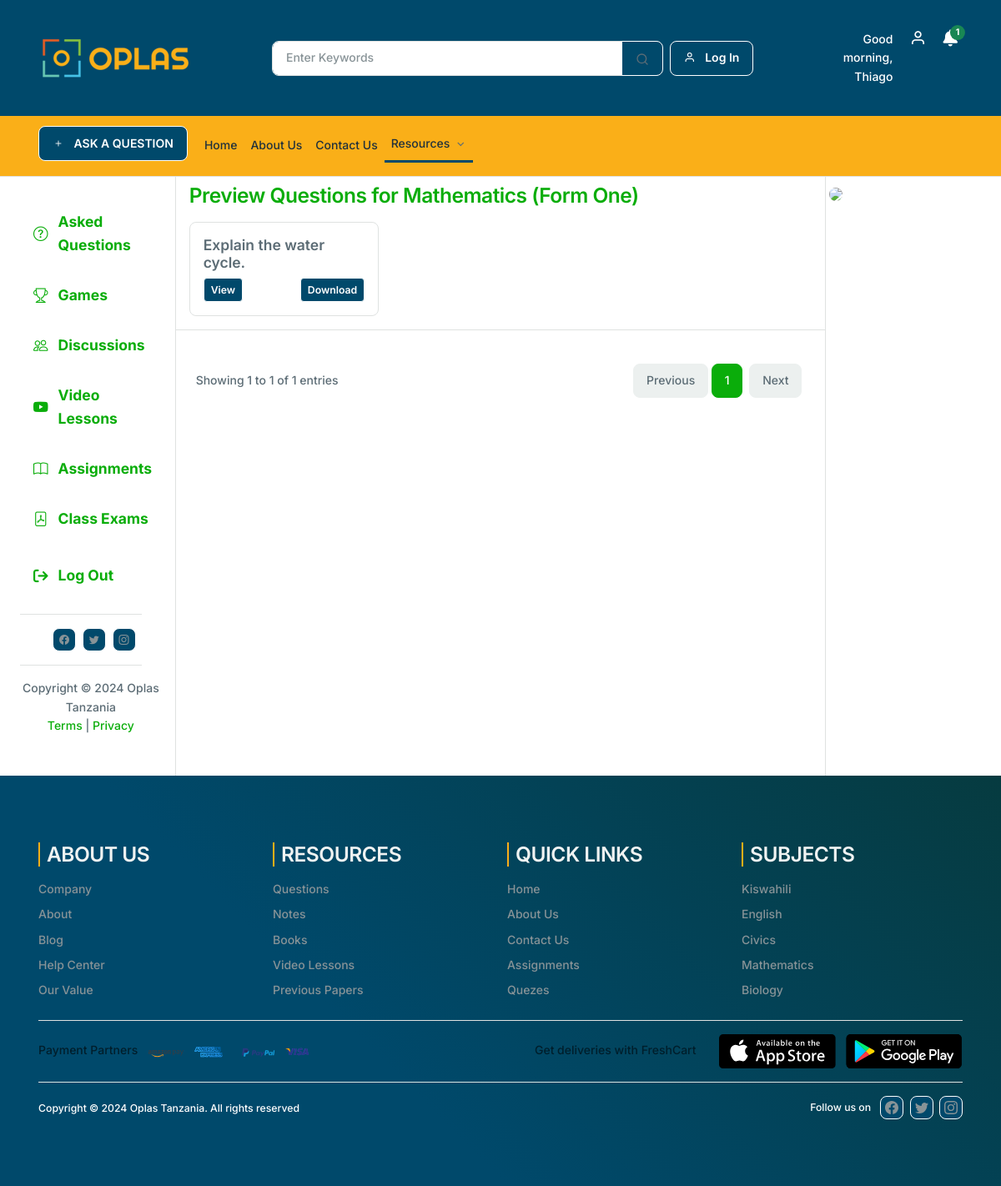
Page /questions-list/1/1/ (signed in) on the committed database.
### base/models.py (models this page shows, shortened)
class Subjects(models.Model):
    SubjectName = models.CharField(max_length=100, verbose_name='Subject Name')
    CreatedDate = models.DateTimeField(auto_now_add=True, verbose_name='Create Date')
    ModifiedDate = models.DateTimeField(auto_now=True, verbose_name='Modified Date')
    display_fields = ['SubjectName', 'CreatedDate','ModifiedDate']
    class Meta:
        verbose_name = 'Subject'
        verbose_name_plural = 'Subjects'

class SchoolLevels(models.Model):
    LevelName = models.CharField(max_length=100, verbose_name='Level Name')
    level_order = models.IntegerField(unique=True, verbose_name='Level Order')
    CreatedDate = models.DateTimeField(auto_now_add=True, verbose_name='Create Date')
    ModifiedDate = models.DateTimeField(auto_now=True, verbose_name='Modified Date')
    display_fields = ['LevelName','CreatedDate','ModifiedDate']
    class Meta:
        verbose_name = 'School Level'
        verbose_name_plural = 'School Levels'

class Questions(models.Model):
    QuestionName = models.TextField(verbose_name='Question Name')
    QuestionBy = models.ForeignKey(Teachers, on_delete=models.CASCADE, related_name='questionby', verbose_name='Question By')
    LevelName = models.ForeignKey(SchoolLevels, on_delete=models.CASCADE, verbose_name='Level Name')
    SubjectName = models.ForeignKey(Subjects, on_delete=models.CASCADE, verbose_name='Subject Name')
    IsApproved = models.BooleanField(verbose_name='Is Approved')
    ApprovedBy = models.ForeignKey(Teachers, on_delete=models.CASCADE, related_name= 'approvedby', verbose_name='Approved By')
    views = models.PositiveIntegerField(default=0)
    CreatedDate = models.DateTimeField(auto_now_add=True, verbose_name='Create Date')
    ModifiedDate = models.DateTimeField(auto_now=True, verbose_name='Modified Date')
    display_fields = ['QuestionName','QuestionBy','LevelName','SubjectName','IsApproved','ApprovedBy','CreatedDate','ModifiedDate']
    class Meta:
        verbose_name = 'Question'
        verbose_name_plural = 'Questions'

### base/views.py (the view)
# urls.py: path("questions-list/<int:subject_id>/<int:class_level_id>/", views.questions_view, name="questions-list"),
@login_required(login_url='home')
def questions_view(request, subject_id, class_level_id):
    sitename = "QUESTIONS | OPLAS TANZANIA"
    page_name = 'Resources'
    subject = Subjects.objects.get(id=subject_id)
    class_level = SchoolLevels.objects.get(id=class_level_id)
    questions = Questions.objects.filter(SubjectName=subject, LevelName=class_level)
    paginator = Paginator(questions, 12)
    page_number = request.GET.get('page')
    try:
        questions = paginator.page(page_number)
    except PageNotAnInteger:
        questions = paginator.page(1)
    except EmptyPage:
        questions = paginator.page(paginator.num_pages)
    context = {
        'sitename': sitename,
        'page_name': page_name,
        'questions': questions,
        'subject': subject,
        'class_level': class_level,
}
    return render(request, 'base/questions-resources.html', context)

### base/context_processors.py (called while the page is built)
def subject_context(request):
    subjects_context = Subjects.objects.all()
    return {'subjects_context': subjects_context}

def notifications_context(request):
    notifications = None
    if request.user.is_authenticated:
        try:
            notifications = request.user.notifications.all()
            unread_notifications = notifications.filter(is_read=False)
            if unread_notifications.exists():
                unread_notifications.update(is_read=True)
        except Notification.DoesNotExist:
            notifications = None
    return {'notifications': notifications}

def SubjectImage(request):
    subject_image = WebImages.objects.filter(ImageTitle='Subject').first()
    return {'subject_image': subject_image}

def NotesImage(request):
    notes_image = WebImages.objects.filter(ImageTitle='Notes').first()
    return {'notes_image': notes_image}

def BooksImage(request):
    book_image = WebImages.objects.filter(ImageTitle='Books').first()
    return {'book_image': book_image}

def PaperImage(request):
    paper_image = WebImages.objects.filter(ImageTitle='Paper').first()
    return {'paper_image': paper_image}

def RightAds(request):
    ads = WebImages.objects.filter(ImageTitle='Ads').first()
    return {'ads': ads}

def CarouselImages(request):
    carousel_images = WebImages.objects.filter(ImageTitle='Carousel').order_by('-id')
    return {'carousel_images': carousel_images}

### base/templates/base/questions-resources.html
{% extends 'main.html' %}
{% load static %}
{% block content %}
<section class="mt-2 col-sm-12 col-lg-8 col-md-8 col-xxl-8">
   <div class="container">
      <h3 class="mb-4" style="color: #0aad0a;">Preview Questions for {{ subject.SubjectName }} ({{ class_level.LevelName }}) </h3>
      {% if questions %}
         <div class="row">
            {% for question in questions %}
               <div class="col-md-4">
                  <div class="card mb-4">
                     <div class="card-body">
                        <h5 class="card-title">{{ question.QuestionName }}</h5>
                        <div class="d-flex justify-content-between">
                           <a href="{{ book.UploadFile.url }}" class="btn btn-primary btn-sm" target="_blank">View</a>
                           <a href="{{ book.UploadFile.url }}" class="btn btn-success btn-sm" download>Download</a>
                        </div>
                     </div>
                  </div>
               </div>
            {% endfor %}
         </div>
      {% else %}
         <p>No books available at the moment.</p>
      {% endif %}
   </div>
   <div class="border-top d-md-flex justify-content-between align-items-center px-6 py-6">
      <span>
          Showing
          {{ questions.start_index }} to {{ questions.end_index }} of {{ questions.paginator.count }} entries
      </span>
      <nav aria-label="Page navigation" class="mt-4">
          <ul class="pagination justify-content-center">
              {% if questions.has_previous %}
                  <li class="page-item">
                      <a class="page-link mx-1" href="?page={{ questions.previous_page_number }}&query={{ query }}" aria-label="Previous">
                          Previous
                      </a>
                  </li>
              {% else %}
                  <li class="page-item disabled">
                      <span class="page-link mx-1">Previous</span>
                  </li>
              {% endif %}
              {% for num in questions.paginator.page_range %}
                  {% if num <= 3 or num > questions.paginator.num_pages|add:"-2" or num == questions.number or num == questions.number|add:"-1" or num == questions.number|add:"1" %}
                      <li class="page-item {% if questions.number == num %}active{% endif %}">
                          <a class="page-link" href="?page={{ num }}&query={{ query }}">{{ num }}</a>
                      </li>
                  {% elif num == 4 or num == questions.paginator.num_pages|add:"-3" %}
                      <li class="page-item disabled"><span class="page-link">...</span></li>
                  {% endif %}
              {% endfor %}
              {% if questions.has_next %}
                  <li class="page-item">
                      <a class="page-link mx-1" href="?page={{ questions.next_page_number }}&query={{ query }}" aria-label="Next">
                          Next
                      </a>
                  </li>
              {% else %}
                  <li class="page-item disabled">
                      <span class="page-link mx-1">Next</span>
                  </li>
              {% endif %}
          </ul>
      </nav>
  </div>
</section>
{% endblock %}

### static/assets/css/custom-css.css (style rules this page uses)
.btn { background-color: #00496b !important; border: var(--fc-btn-border-width) solid #fff !important; }

### rows in the picture
Subjects: SubjectName "Mathematics"
SchoolLevels: LevelName "Form One"
Questions: QuestionName "Explain the water cycle."

### other values in the picture
{{ questions.start_index }} "1"
{{ questions.end_index }} "1"
{{ questions.paginator.count }} "1"
{{ num }} "1"
